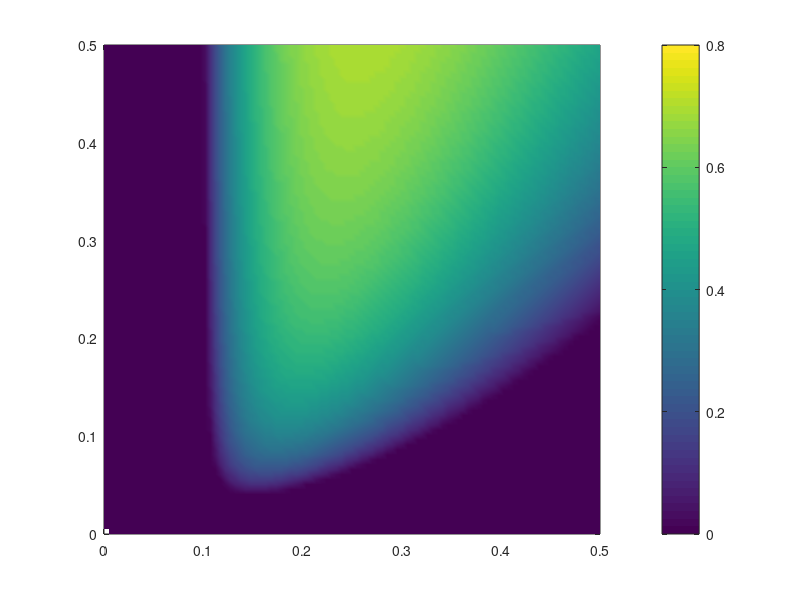

Here is the MATLAB script that generated this plot: (Note: this script raises an error after producing the figure.)
clear all
close all
clc

[L,dv]=meshgrid(linspace(0,0.5,99),linspace(0,0.5));

lambda=(-(1./2).*pi.^2.*dv-3./2.*(L.^2)-(1./2000).*pi.^2+...
    (1./2000).*sqrt(1000000.*pi.^4.*dv.^2+...
    10000000.*L.^2.*pi.^2.*dv-2000.*pi.^4.*dv-23000000.*L.^4-10000.*L.^2.*pi.^2+pi.^4))./L.^2;
pcolor(L,dv,real(lambda))

shading interp
cbh=colorbar;
caxis([0 0.8]);
cbh.Ticks = 0:.2:.8; %Create 8 ticks from zero to 1
cbh.TickLabels = {'$\leq 0$','0.2','0.4','0.6','0.8'} ;
cbh.TickLabelInterpreter = 'latex';
xlabel('$L$')
ylabel('$D_v$')
set(gca,'fontsize',15)
export_fig('C:\Users\smatw1\Dropbox\Turing_dirichlet\Pictures\Patterning_region.png','-r300')

%%
clear all
close all
clc
dv=linspace(0,0.4,1e6);
m=3/10.*((sqrt(62500.*dv.^2-2500.*dv+1)-...
    250.*dv+5).*sqrt(2).*(62500.*sqrt(62500.*dv.^2-...
    2500.*dv+1).*dv.^2-15625000.*dv.^3-...
    2000.*dv.*sqrt(62500.*dv.^2-2500.*dv+1)+...
    812500.*dv.^2+3.*sqrt(62500.*dv.^2-2500.*dv+1)-7750.*dv+3)./...
    (sqrt(-5+1250.*dv-5.*sqrt(62500.*dv.^2-...
    2500.*dv+1)).*dv.*(250.*dv.*sqrt(62500.*dv.^2-...
    2500.*dv+1)-62500.*dv.^2-11.*sqrt(62500.*dv.^2-...
    2500.*dv+1)+4000.*dv-43).*(1-250.*dv+sqrt(62500.*dv.^2-2500.*dv+1))));
ind = find(abs(imag(m))<eps);
plot(dv(ind),m(ind))

xticks([0 0.05 0.1:0.1:0.5])
xlabel('$D_v$')
ylabel('$m$')
set(gca,'fontsize',15)
export_fig('C:\Users\smatw1\Dropbox\Turing_dirichlet\Pictures\Amplitude_steady_state_dependence_on_Dv.png','-r300')
